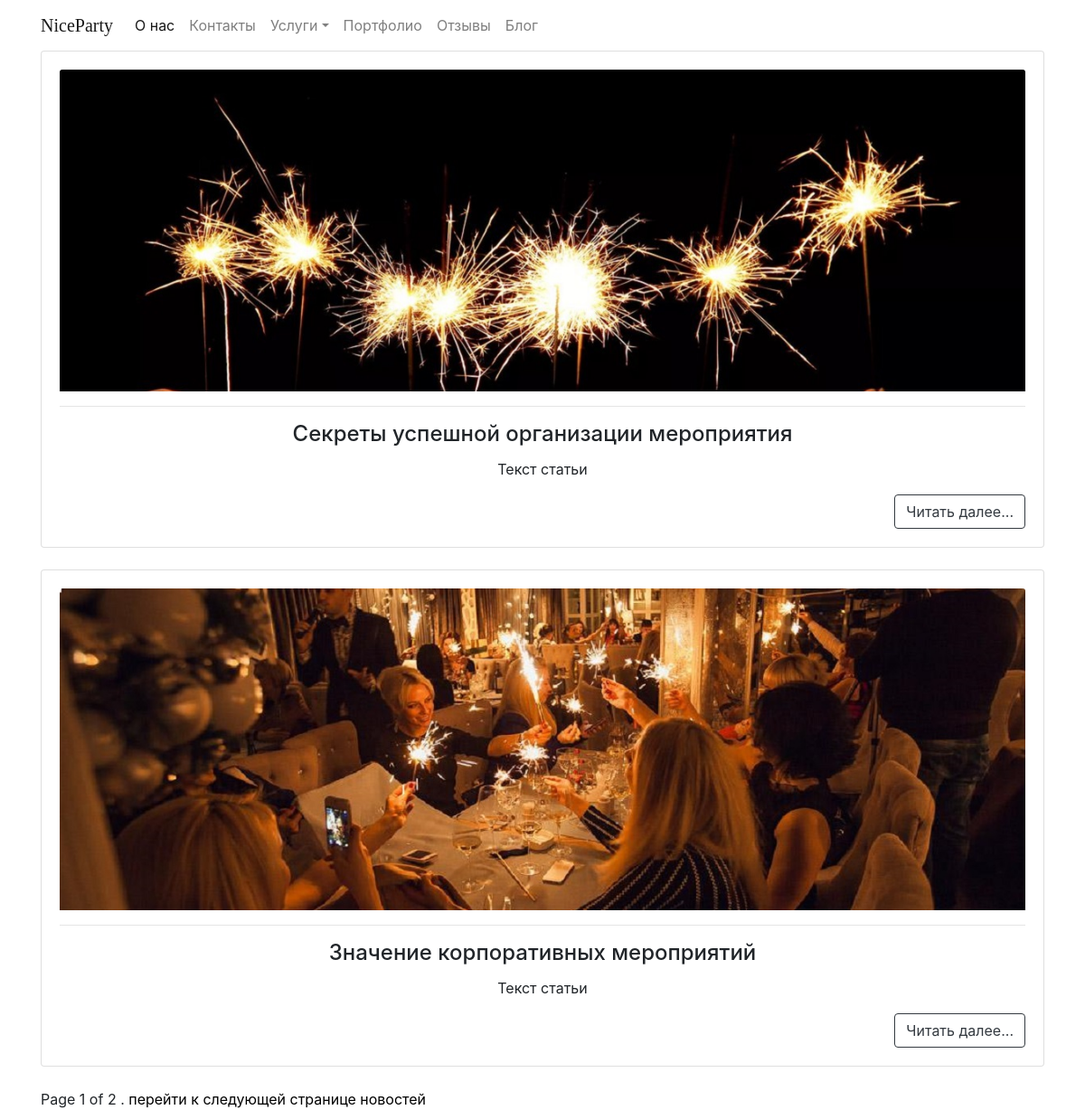
Screenshot of /blog/ with the database file from the repository.
### blog/models.py (models this page shows, shortened)
class Blog(models.Model):
    blogTitle = models.CharField(max_length=128)
    blogBody = models.TextField()
    blogDesc = models.TextField()
    blogPhoto = models.ImageField(upload_to="image/%Y/%m/%d", blank=True)

### blog/views.py (the view)
# urls.py: path('', BlogListView.as_view(), name='blog'),
class BlogListView(ListView):
    model = Blog
    paginate_by = 2
    template_name = 'blog/blog.html'
    context_object_name = 'blog'

### blog/templates/blog/blog.html (shortened to what this page needs)
{% extends "main/layout.html" %}
    {% load static  %}
{% block content  %}
{% for i in blog %}
<div class="container">
    <div class="row text-center" >
      <div class="col-md-12 pb-1 pb-md-0">
        <div class="card">
          <div class="card-body">
            {% if i.blogPhoto %}
            <img class="card-img-top" src="{{MEDIA_URL}}{{ i.blogPhoto.url }}" alt="successfulEvent">
            {% endif %}
            <hr>
              <h5 class="card-title">{{ i.blogTitle }}</h5>
            <p class="card-text">{{ i.blogBody }}</p>
            <div class="text-right">
              <a href="/blog/{{i.id}}" class="btn btn-outline-dark my-3 my-sm-0" type="submit">Читать далее...</a>
            </div>
          </div>
        </div>
      </div>
      </div>
  </div>
<br>
{% endfor %}
  {% block pagination %}
    {% if is_paginated %}
      <div class="container">
        <div class="pagination">
          <span class="page-links">
            <span class="page-current">
              Page {{ page_obj.number }} of {{ page_obj.paginator.num_pages }} .
            </span>
            {% if page_obj.has_next %}
              <a href="{{ request.path }}?page={{ page_obj.next_page_number }}">перейти к следующей странице новостей</a>
            {% endif %}
          </span>
        </div>
        </div>
    {% endif %}
  {% endblock %}
{% endblock %}

### main/templates/main/layout.html (shortened to what this page needs)
<!DOCTYPE html>
<html lang="en">
<head>
    {% load static  %}
    <link href="{% static 'main/css/bootstrap-4.0.0.css' %}" rel="stylesheet">
</head>
<body style="overflow-x:hidden">
    <nav class="navbar navbar-expand-lg navbar-light">
     <div class="container">
        <a class="navbar-brand" href="/about" style="font-family: 'Dancing Script', cursive">NiceParty</a>
         <div class="collapse navbar-collapse" id="navbarSupportedContent">
          <ul class="navbar-nav justify-content-right">
            <li class="nav-item active">
              <a class="nav-link" href="/about">О нас <span class="sr-only">(current)</span></a>
            </li>
            <li class="nav-item">
              <a class="nav-link" href="/contacts">Контакты</a>
            </li>
            <li class="nav-item dropdown">
              <a class="nav-link dropdown-toggle" href="#" role="button" data-toggle="dropdown" aria-haspopup="true" aria-expanded="false">Услуги</a>
            </li>
            <li class="nav-item">
              <a class="nav-link" href="/potfolio/photosFromEvents">Портфолио</a>
            </li>
              <li class="nav-item">
              <a class="nav-link" href="/feedback">Отзывы</a>
            </li>
              <li class="nav-item">
              <a class="nav-link" href="/blog">Блог</a>
            </li>
          </ul>
        </div>
     </div>
   </nav>
{% block content  %}{% endblock %}
</body>
</html>

### rows the page displays
Blog: blogPhoto (picture), blogTitle "Секреты успешной организации мероприятия", blogBody "Текст статьи"
Blog: blogPhoto (picture), blogTitle "Значение корпоративных мероприятий", blogBody "Текст статьи"

### other values shown
{{ page_obj.number }} "1"
{{ page_obj.paginator.num_pages }} "2"
